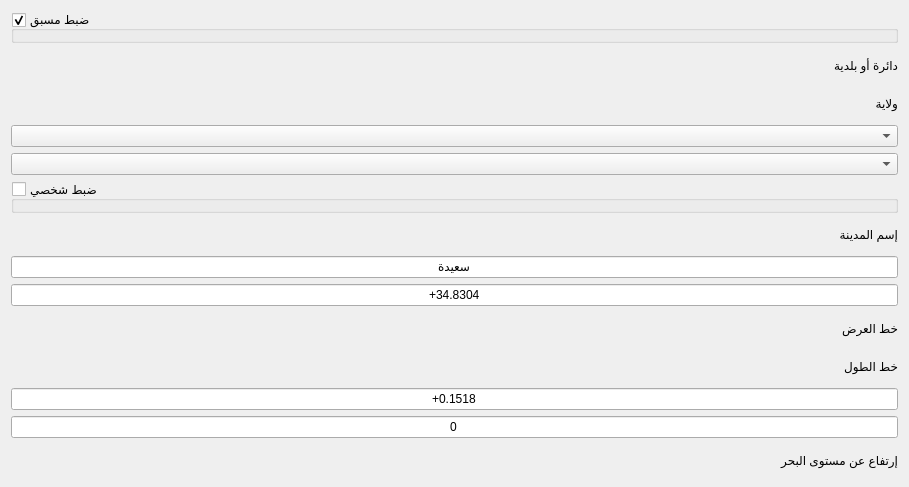
          <widget class="QWidget" name="page_1">
           <property name="geometry">
            <rect>
             <x>0</x>
             <y>0</y>
             <width>909</width>
             <height>487</height>
            </rect>
           </property>
           <attribute name="label">
            <string>خاص بالجزائر</string>
           </attribute>
           <layout class="QVBoxLayout" name="verticalLayout_6">
            <item>
             <widget class="QGroupBox" name="radioButton_sitting_HAF">
              <property name="title">
               <string>ضبط مسبق</string>
              </property>
              <property name="checkable">
               <bool>true</bool>
              </property>
             </widget>
            </item>
            <item>
             <widget class="QLabel" name="label_15">
              <property name="text">
               <string>دائرة أو بلدية</string>
              </property>
             </widget>
            </item>
            <item>
             <widget class="QLabel" name="label">
              <property name="text">
               <string>ولاية</string>
              </property>
             </widget>
            </item>
            <item>
             <widget class="QComboBox" name="comboBox_madina"/>
            </item>
            <item>
             <widget class="QComboBox" name="comboBox_madina_comune"/>
            </item>
            <item>
             <widget class="QGroupBox" name="radioButton_sitting_user">
              <property name="title">
               <string>ضبط شخصي</string>
              </property>
              <property name="checkable">
               <bool>true</bool>
              </property>
              <property name="checked">
               <bool>false</bool>
              </property>
             </widget>
            </item>
            <item>
             <widget class="QLabel" name="label_16">
              <property name="text">
               <string>إسم المدينة</string>
              </property>
             </widget>
            </item>
            <item>
             <widget class="QLineEdit" name="lineEdit_name_madina">
              <property name="text">
               <string>سعيدة</string>
              </property>
              <property name="alignment">
               <set>Qt::AlignCenter</set>
              </property>
             </widget>
            </item>
            <item>
             <widget class="QLineEdit" name="lineEdit_degreeLat">
              <property name="layoutDirection">
               <enum>Qt::LeftToRight</enum>
              </property>
              <property name="text">
               <string>+34.8304</string>
              </property>
              <property name="alignment">
               <set>Qt::AlignCenter</set>
              </property>
             </widget>
            </item>
            <item>
             <widget class="QLabel" name="label_17">
              <property name="text">
               <string>خط العرض</string>
              </property>
             </widget>
            </item>
            <item>
             <widget class="QLabel" name="label_19">
              <property name="text">
               <string>خط الطول</string>
              </property>
             </widget>
            </item>
            <item>
             <widget class="QLineEdit" name="lineEdit_degreeLong">
              <property name="layoutDirection">
               <enum>Qt::LeftToRight</enum>
              </property>
              <property name="text">
               <string>+0.1518</string>
              </property>
              <property name="alignment">
               <set>Qt::AlignCenter</set>
              </property>
             </widget>
            </item>
            <item>
             <widget class="QLineEdit" name="lineEdit_seaLevel">
              <property name="toolTip">
               <string>(متر)</string>
              </property>
              <property name="layoutDirection">
               <enum>Qt::LeftToRight</enum>
              </property>
              <property name="text">
               <string>0</string>
              </property>
              <property name="alignment">
               <set>Qt::AlignCenter</set>
              </property>
             </widget>
            </item>
            <item>
             <widget class="QLabel" name="label_20">
              <property name="text">
               <string>إرتفاع عن مستوى البحر</string>
              </property>
             </widget>
            </item>
           </layout>
           <zorder>radioButton_sitting_user</zorder>
           <zorder>radioButton_sitting_HAF</zorder>
           <zorder>lineEdit_degreeLat</zorder>
           <zorder>label_16</zorder>
           <zorder>label_17</zorder>
           <zorder>lineEdit_seaLevel</zorder>
           <zorder>lineEdit_name_madina</zorder>
           <zorder>label_19</zorder>
           <zorder>comboBox_madina</zorder>
           <zorder>lineEdit_degreeLong</zorder>
           <zorder>label_20</zorder>
           <zorder>comboBox_madina_comune</zorder>
           <zorder>label</zorder>
           <zorder>label_15</zorder>
          </widget>
